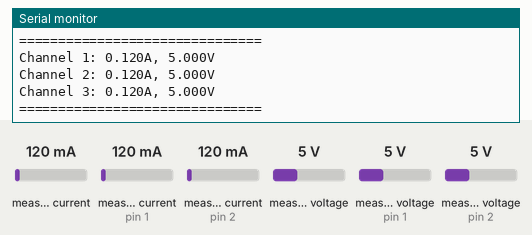
This sketch was run on a simulated Arduino Uno, built with avr-gcc and run on an emulated ATmega328P. Parts: the last lines printed to the serial monitor. Inputs (shaded band) come from the test bench; at power-on: measured current 120 mA, measured current (sensors on pin 1, pin 2) 120 mA, measured voltage 5 V, measured voltage (sensors on pin 1, pin 2) 5 V.

Above: at 2.9 s.
3.0 s: measured current (sensor 0) set to 40 mA
4.6 s: measured current (sensor on pin 1) set to 40 mA
At 6.0 s:
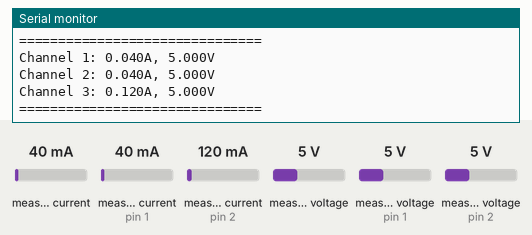
6.2 s: measured current (sensor on pin 2) set to 40 mA
At 7.2 s:
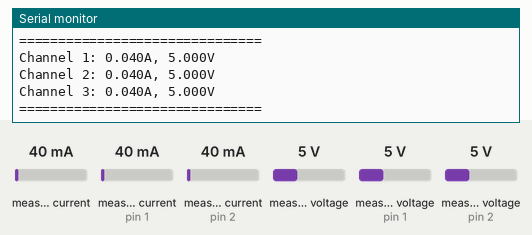
7.8 s: measured voltage (sensor 0) set to 0.3 V
9.4 s: measured voltage (sensor on pin 1) set to 0.3 V
At 10.5 s:
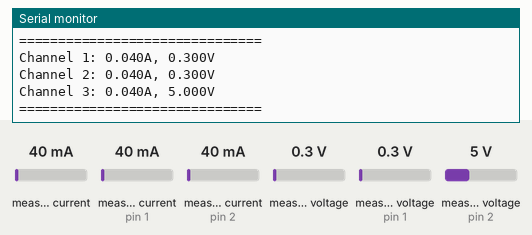
11.0 s: measured voltage (sensor on pin 2) set to 0.3 V
At 12.4 s:
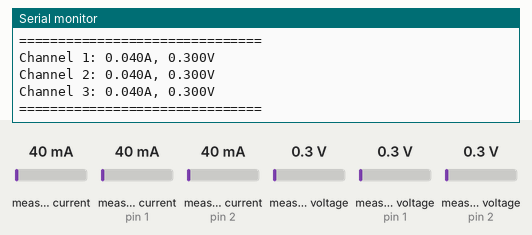
Timing chart, 0 to 13.6 s (numbered marks = the images above; inputs shaded):
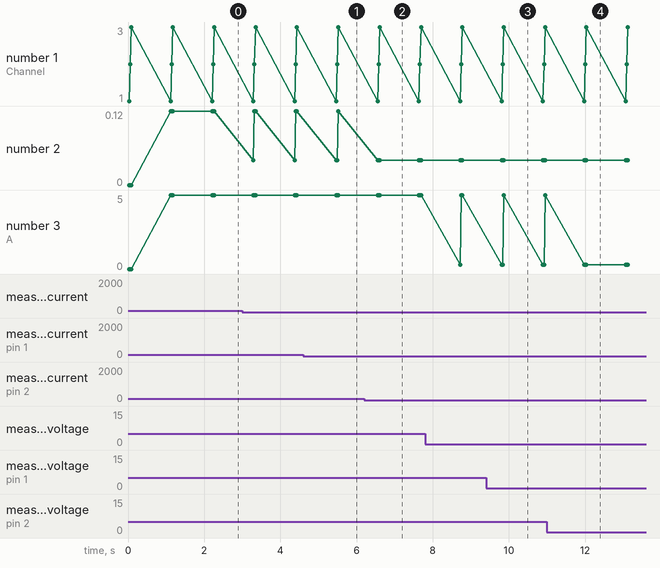

The sketch:

INA3221_READ.ino
```cpp
#include <Wire.h>
#include <Beastdevices_INA3221.h>
#define PRINT_DEC_POINTS  3         // decimal points to print

// Set I2C address to 0x41 (A0 pin -> VCC)
Beastdevices_INA3221 ina3221(INA3221_ADDR41_VCC);

float voltage[3];
float current[3];

unsigned long previousMillis = 0;
const long interval = 1000;  // Interval in milliseconds


void setup() {
  // put your setup code here, to run once:
  Serial.begin(9600);

  while (!Serial) {
      delay(1);
  }

  ina3221.begin();
  ina3221.reset();

  ina3221.setShuntRes(10, 10, 10);//set shunt resistor to 10m0hm
}

void loop() {
  // put your main code here, to run repeatedly:
  unsigned long currentMillis = millis();
  if (currentMillis - previousMillis >= interval) {
    read_voltage();
    previousMillis = currentMillis;
  }
  serialprint();
}

void read_voltage(){
  //channel 1
  voltage[0] = ina3221.getVoltage(INA3221_CH1);
  current[0] = ina3221.getCurrent(INA3221_CH1);

  //channel 2
  voltage[1] = ina3221.getVoltage(INA3221_CH2);
  current[1] = ina3221.getCurrent(INA3221_CH2);

  //chanel 3
  voltage[2] = ina3221.getVoltage(INA3221_CH3);
  current[2] = ina3221.getCurrent(INA3221_CH3);
}

void serialprint(){
  Serial.println("===============================");
  Serial.print("Channel 1: ");
  Serial.print(current[0], PRINT_DEC_POINTS);
  Serial.print("A, ");
  Serial.print(voltage[0], PRINT_DEC_POINTS);
  Serial.println("V");

  Serial.print("Channel 2: ");
  Serial.print(current[1], PRINT_DEC_POINTS);
  Serial.print("A, ");
  Serial.print(voltage[1], PRINT_DEC_POINTS);
  Serial.println("V");

  Serial.print("Channel 3: ");
  Serial.print(current[2], PRINT_DEC_POINTS);
  Serial.print("A, ");
  Serial.print(voltage[2], PRINT_DEC_POINTS);
  Serial.println("V");
  Serial.println("===============================");

  delay(1000);
}
```

Measured:
- after the input at 4.6 s, the serial monitor: prints a new line after 0.89 s (image 1)
- after the input at 6.2 s, the serial monitor: prints a new line after 0.41 s (image 2)
- after the input at 9.4 s, the serial monitor: prints a new line after 0.44 s (image 3)
- after the input at 11.0 s, the serial monitor: prints a new line after 1.0 s (image 4)
